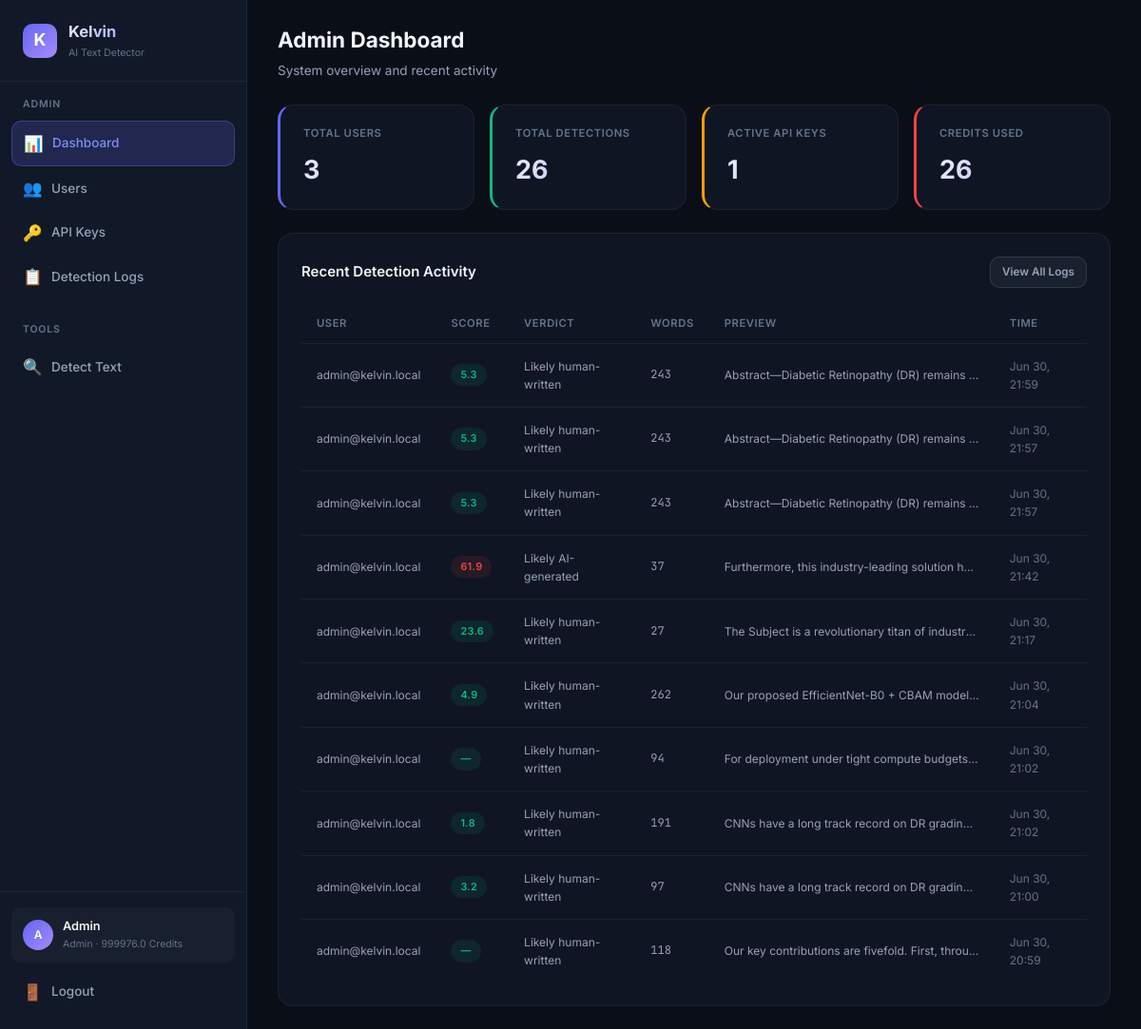
The app's page /admin/dashboard (signed in), older data.
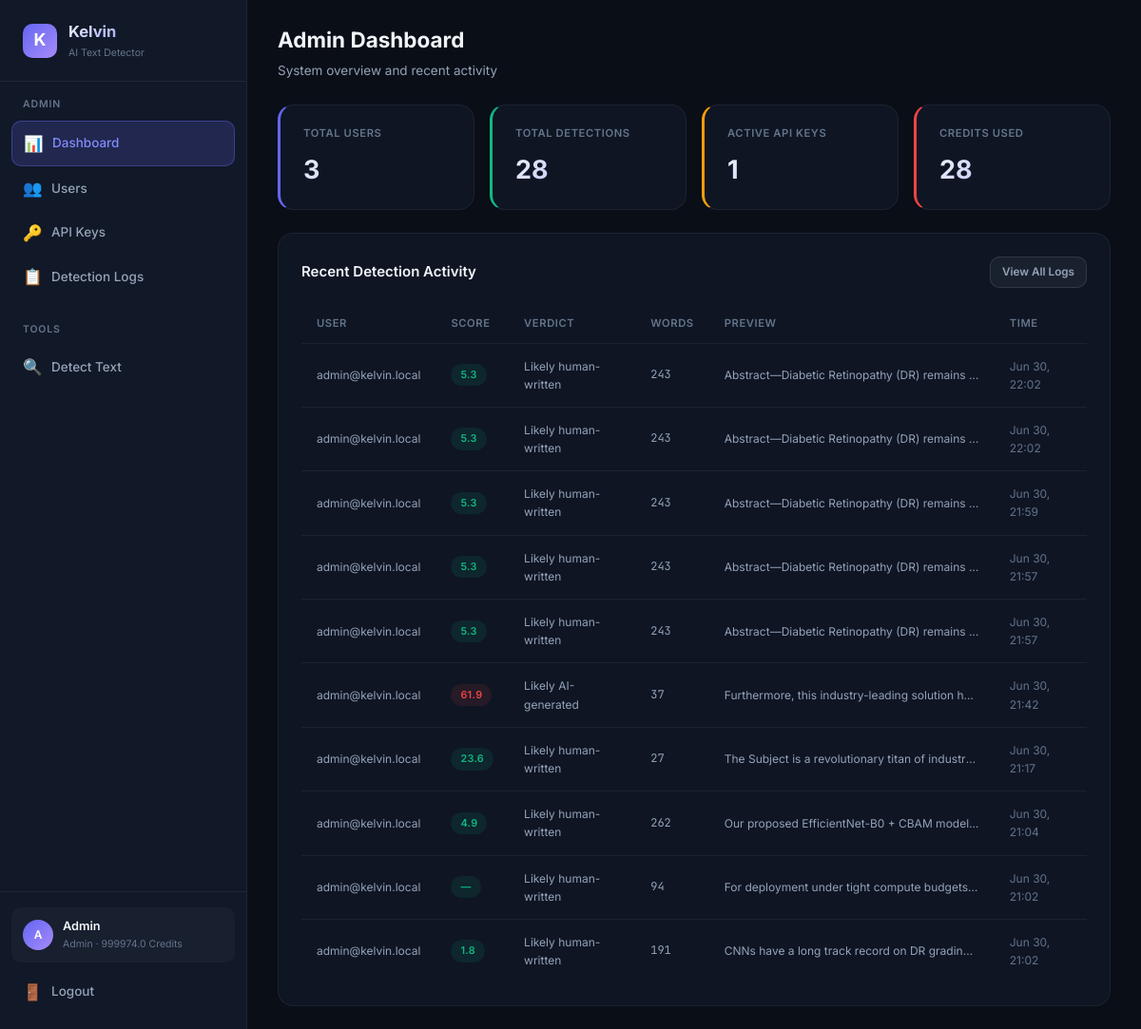
The same page, newer data.
### database.py (models this page shows, shortened)
class User(Base):
    __tablename__ = "users"
    id = Column(Integer, primary_key=True, autoincrement=True)
    email = Column(String(255), unique=True, nullable=False, index=True)
    password_hash = Column(String(255), nullable=False)
    display_name = Column(String(100), nullable=False)
    role = Column(String(20), nullable=False, default="user")  # "admin" or "user"
    balance = Column(Float, nullable=False, default=100.0)
    is_active = Column(Boolean, nullable=False, default=True)
    created_at = Column(DateTime, nullable=False, default=datetime.utcnow)
    api_keys = relationship("APIKeyRecord", back_populates="user", lazy="dynamic")
    detection_logs = relationship("DetectionLog", back_populates="user", lazy="dynamic")
    transactions = relationship("BalanceTransaction", back_populates="user", lazy="dynamic")

class DetectionLog(Base):
    __tablename__ = "detection_logs"
    id = Column(Integer, primary_key=True, autoincrement=True)
    user_id = Column(Integer, ForeignKey("users.id"), nullable=False, index=True)
    api_key_id = Column(Integer, ForeignKey("api_keys.id"), nullable=True)
    input_text = Column(Text, nullable=False)
    output_json = Column(Text, nullable=False)  # JSON string
    score = Column(Float, nullable=True)
    verdict = Column(String(50), nullable=True)
    model_used = Column(String(30), nullable=True)
    cost = Column(Float, nullable=False, default=1.0)
    word_count = Column(Integer, nullable=True)
    ip_address = Column(String(45), nullable=True)
    created_at = Column(DateTime, nullable=False, default=datetime.utcnow)
    user = relationship("User", back_populates="detection_logs")
    api_key = relationship("APIKeyRecord", back_populates="detection_logs")
    __table_args__ = (
        Index("idx_logs_user_created", "user_id", "created_at"),
    )

### detect-ai.py (the view)
@app.get("/admin/dashboard", response_class=HTMLResponse)
async def admin_dashboard(request: Request, db: Session = Depends(get_db_session)):
    _require_admin_web(request, db)
    total_users = db.query(func.count(User.id)).scalar()
    total_requests = db.query(func.count(DetectionLog.id)).scalar()
    active_keys = db.query(func.count(APIKeyRecord.id)).filter(APIKeyRecord.is_revoked == False).scalar()
    total_credits = db.query(func.sum(DetectionLog.cost)).scalar() or 0
    recent_logs = db.query(DetectionLog).order_by(desc(DetectionLog.created_at)).limit(10).all()
    for log in recent_logs:
        u = db.query(User).filter(User.id == log.user_id).first()
        log.user_email = u.email if u else "unknown"
    return _render(request, db, "admin/dashboard.html", total_users=total_users, total_requests=total_requests, active_keys=active_keys, total_credits=total_credits, recent_logs=recent_logs)

### templates/admin/dashboard.html (shortened to what this page needs)
{% extends "base.html" %}
{% set active_page = 'admin-dashboard' %}
{% block page_header %}
<div class="page-header">
    <h2>Admin Dashboard</h2>
    <p>System overview and recent activity</p>
</div>
{% endblock %}
{% block content %}
<div class="stats-grid">
    <div class="stat-card accent">
        <div class="stat-label">Total Users</div>
        <div class="stat-value">{{ total_users }}</div>
    </div>
    <div class="stat-card green">
        <div class="stat-label">Total Detections</div>
        <div class="stat-value">{{ total_requests }}</div>
    </div>
    <div class="stat-card yellow">
        <div class="stat-label">Active API Keys</div>
        <div class="stat-value">{{ active_keys }}</div>
    </div>
    <div class="stat-card red">
        <div class="stat-label">Credits Used</div>
        <div class="stat-value">{{ total_credits | round(0) | int }}</div>
    </div>
</div>
<div class="card">
    <div class="card-header">
        <h3>Recent Detection Activity</h3>
        <a href="/admin/logs" class="btn btn-secondary btn-sm">View All Logs</a>
    </div>
    {% if recent_logs %}
    <div class="table-container">
        <table>
            <thead>
                <tr>
                    <th>User</th>
                    <th>Score</th>
                    <th>Verdict</th>
                    <th>Words</th>
                    <th>Preview</th>
                    <th>Time</th>
                </tr>
            </thead>
            <tbody>
                {% for log in recent_logs %}
                <tr>
                    <td class="text-sm">{{ log.user_email }}</td>
                    <td>
                        <span class="badge {% if log.score and log.score >= 60 %}badge-red{% elif log.score and log.score >= 30 %}badge-yellow{% else %}badge-green{% endif %}">
                            {{ log.score | round(1) if log.score else '—' }}
                        </span>
                    </td>
                    <td class="text-sm">{{ log.verdict or '—' }}</td>
                    <td class="text-mono text-sm">{{ log.word_count or '—' }}</td>
                    <td class="truncate text-sm">{{ log.input_text[:60] }}{% if log.input_text|length > 60 %}...{% endif %}</td>
                    <td class="text-sm text-muted">{{ log.created_at.strftime('%b %d, %H:%M') if log.created_at else '—' }}</td>
                </tr>
                {% endfor %}
            </tbody>
        </table>
    </div>
    {% else %}
    <div class="empty-state">
        <div class="empty-icon">📊</div>
        <h3>No activity yet</h3>
    </div>
    {% endif %}
</div>
{% endblock %}

### templates/base.html (shortened to what this page needs)
<!DOCTYPE html>
<html lang="en">
<head>
    <link rel="stylesheet" href="/static/css/style.css?v=6">
</head>
<body>
    {% block body %}
    <div class="app-layout">
        <aside class="sidebar">
            <div class="sidebar-brand">
                <div class="brand-icon">K</div>
                <div>
                    <h1>Kelvin</h1>
                    <div class="brand-version">AI Text Detector</div>
                </div>
            </div>
            <nav class="sidebar-nav">
                {% if user and user.role == 'admin' %}
                <div class="nav-section">
                    <div class="nav-section-title">Admin</div>
                    <a href="/admin/dashboard" class="nav-link {% if active_page == 'admin-dashboard' %}active{% endif %}">
                        <span class="nav-icon">📊</span> Dashboard
                    </a>
                    <a href="/admin/users" class="nav-link {% if active_page == 'admin-users' %}active{% endif %}">
                        <span class="nav-icon">👥</span> Users
                    </a>
                    <a href="/admin/keys" class="nav-link {% if active_page == 'admin-keys' %}active{% endif %}">
                        <span class="nav-icon">🔑</span> API Keys
                    </a>
                    <a href="/admin/logs" class="nav-link {% if active_page == 'admin-logs' %}active{% endif %}">
                        <span class="nav-icon">📋</span> Detection Logs
                    </a>
                </div>
                <div class="nav-section">
                    <div class="nav-section-title">Tools</div>
                    <a href="/dashboard/detect" class="nav-link {% if active_page == 'detect' %}active{% endif %}">
                        <span class="nav-icon">🔍</span> Detect Text
                    </a>
                </div>
                {% endif %}
            </nav>
            {% if user %}
            <div class="sidebar-footer">
                <div class="sidebar-user">
                    <div class="user-avatar">{{ user.display_name[0] | upper }}</div>
                    <div class="user-info">
                        <div class="user-name">{{ user.display_name }}</div>
                        <div class="user-role">{{ user.role }} · {{ user.balance | round(1) }} credits</div>
                    </div>
                </div>
                <a href="/logout" class="nav-link" style="margin-top: 8px;">
                    <span class="nav-icon">🚪</span> Logout
                </a>
            </div>
            {% endif %}
        </aside>
        <main class="main-content">
            {% block page_header %}{% endblock %}
            <div class="page-body">
                {% block content %}{% endblock %}
            </div>
        </main>
    </div>
    {% endblock %}
</body>
</html>

Row changes from the older to the newer data that the page shows:
no longer on this page (row unchanged): DetectionLog: user_email "admin@kelvin.local", score "3.2", verdict "Likely human-written", word_count "97", input_text "CNNs have a long track record on DR gradin…", created_at "Jun 30, 21:00"
no longer on this page (row unchanged): DetectionLog: user_email "admin@kelvin.local", score "—", verdict "Likely human-written", word_count "118", input_text "Our key contributions are fivefold. First, throu…", created_at "Jun 30, 20:59"
changed User "Admin": balance "999976.0" → "999974.0"
added DetectionLog: user_email "admin@kelvin.local", score "5.3", verdict "Likely human-written", word_count "243", input_text "Abstract—Diabetic Retinopathy (DR) remains…", created_at "Jun 30, 22:02"
added DetectionLog: user_email "admin@kelvin.local", score "5.3", verdict "Likely human-written", word_count "243", input_text "Abstract—Diabetic Retinopathy (DR) remains…", created_at "Jun 30, 22:02"
Text that changed along with them:
{{ total_requests }}: "26" → "28"
{{ total_credits | round(0) | int }}: "26" → "28"
